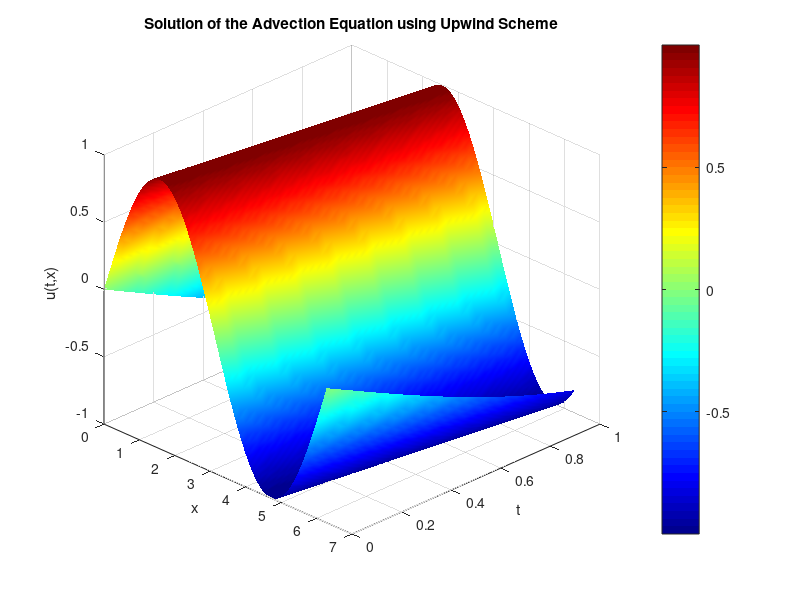

This figure's MATLAB source:
% Parameters
L = 2*pi;         % Spatial domain length
Nx = 200;         % Number of x points
x = linspace(0, L, Nx);
dx = x(2) - x(1);

T = 1;            % Total time
dt = 0.8 * dx;    % Time step (CFL < 1)
Nt = round(T / dt);
t = linspace(0, T, Nt);

% Initialize solution u(t, x)
u = zeros(Nt, Nx);

% Initial condition: u(0, x) = sin(x)
u(1, :) = sin(x);

% Time marching: upwind scheme
for n = 1:Nt-1
    % Boundary condition at x = 0
    u(n+1, 1) = -sin(t(n+1));  % u(t,0) = -sin(t)

    % Apply upwind scheme for rightward propagation
    for j = 2:Nx
        u(n+1, j) = u(n, j) - dt/dx * (u(n, j) - u(n, j-1));
    end
end

% Create 2D grids for plotting
[X, Tgrid] = meshgrid(x, t);

% Plot with surf
figure;
surf(X, Tgrid, u);   % X = x, Tgrid = t, u = u(t,x)
xlabel('x');
ylabel('t');
zlabel('u(t,x)');
title('Solution of the Advection Equation using Upwind Scheme');
shading interp;      % Smooth surface
colormap jet;        % Color scheme
colorbar;            % Show color scale
view(45, 30);        % 3D view angle
